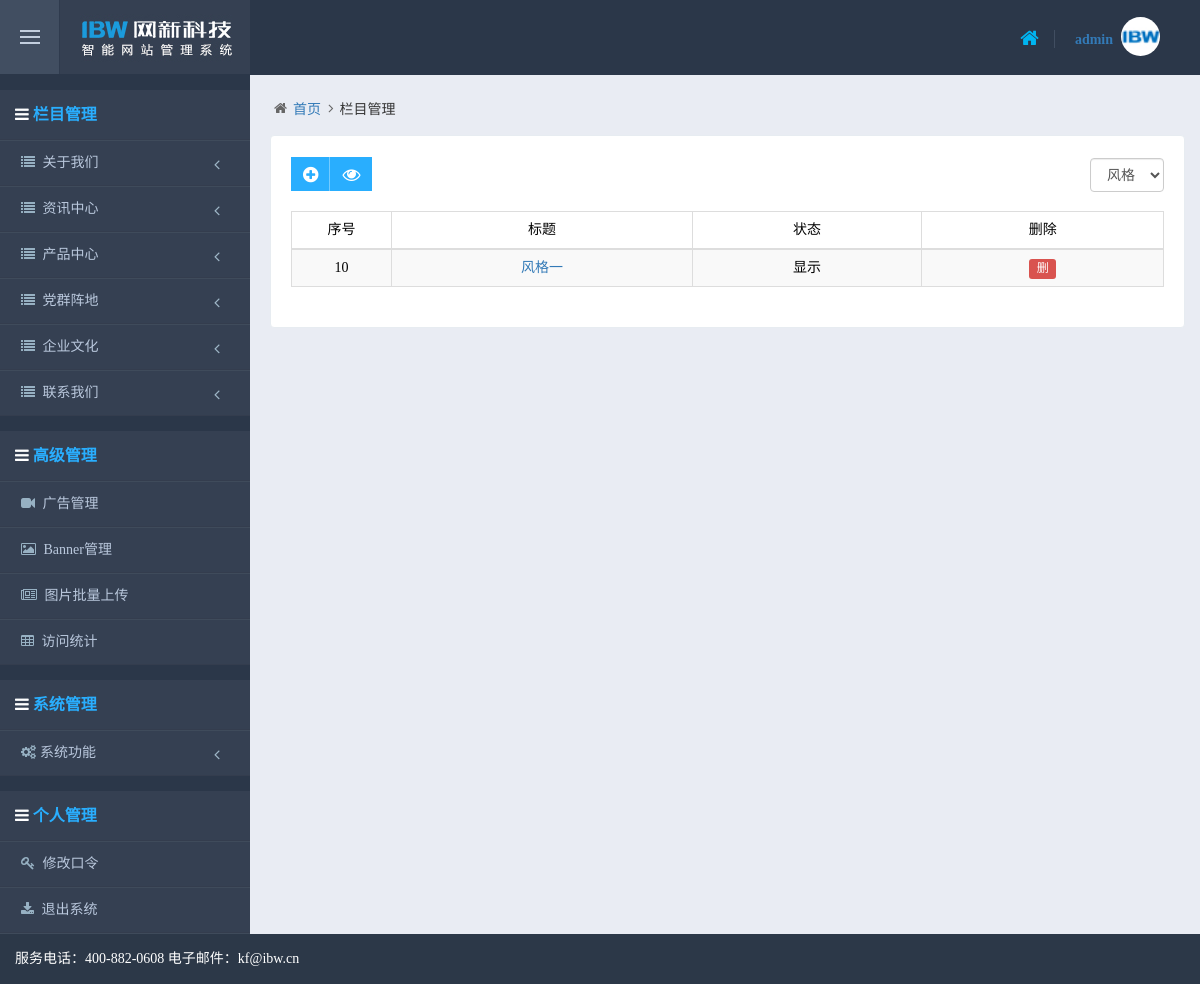
The app's page /manage/catalog_list.php (signed in) with its own data.
### tables this page shows
CREATE TABLE `info_class` (
  `id` varchar(20) NOT NULL DEFAULT '',
  `sortnum` int(10) unsigned NOT NULL DEFAULT '0',
  `name` varchar(50) NOT NULL DEFAULT '',
  `pic` varchar(200) DEFAULT NULL,
  `content` text,
  `files` text,
  `info_state` varchar(10) NOT NULL DEFAULT '',
  `max_level` tinyint(1) unsigned NOT NULL DEFAULT '0',
  `has_sub` tinyint(1) unsigned NOT NULL DEFAULT '0',
  `sub_content` tinyint(1) unsigned NOT NULL DEFAULT '0',
  `sub_pic` tinyint(1) unsigned NOT NULL DEFAULT '0',
  `hasViews` tinyint(1) unsigned NOT NULL DEFAULT '0',
  `hasState` tinyint(1) unsigned NOT NULL DEFAULT '0',
  `hasPic` tinyint(1) unsigned NOT NULL DEFAULT '0',
  `hasAnnex` tinyint(1) unsigned NOT NULL DEFAULT '0',
  `hasIntro` tinyint(1) unsigned NOT NULL DEFAULT '0',
  `hasContent` tinyint(1) unsigned NOT NULL DEFAULT '0',
  `hasWebsite` tinyint(1) unsigned NOT NULL DEFAULT '0',
  `hasAuthor` tinyint(1) unsigned NOT NULL DEFAULT '0',
  `hasSource` tinyint(1) unsigned NOT NULL DEFAULT '0',
  `hasKeyword` tinyint(1) unsigned NOT NULL DEFAULT '0',
  `state` tinyint(1) unsigned NOT NULL DEFAULT '0',
  `hasPics` tinyint(1) unsigned DEFAULT '0',
  `hasPic2` tinyint(1) unsigned DEFAULT '0',
  `hasContent2` tinyint(1) unsigned DEFAULT '0',
  `hasContent3` tinyint(1) unsigned DEFAULT '0',
  `hasContent4` tinyint(1) unsigned DEFAULT '0',
  `hasContent5` tinyint(1) unsigned DEFAULT '0',
  `hasContent6` tinyint(1) unsigned DEFAULT '0',
  `en_name` varchar(50) DEFAULT NULL,
  `hasDescription` tinyint(1) NOT NULL DEFAULT '0',
  `keyword` varchar(200) DEFAULT NULL,
  `description` varchar(200) DEFAULT NULL,
  PRIMARY KEY (`id`),
  KEY `sortnum` (`sortnum`)
);

CREATE TABLE `advanced` (
  `id` int(10) unsigned NOT NULL DEFAULT '0',
  `sortnum` int(10) unsigned NOT NULL DEFAULT '0',
  `name` varchar(50) NOT NULL DEFAULT '',
  `default_file` varchar(50) NOT NULL DEFAULT '',
  `state` tinyint(1) unsigned NOT NULL DEFAULT '0',
  PRIMARY KEY (`id`),
  UNIQUE KEY `id` (`id`)
);

CREATE TABLE `catalog` (
  `id` int(10) NOT NULL,
  `class_id` int(10) NOT NULL,
  `sortnum` int(20) NOT NULL,
  `title` varchar(100) DEFAULT NULL,
  `state` int(10) NOT NULL,
  KEY `id` (`id`)
);

### config.php (called while the page is built, shortened)
<?
$config["db_host"] = "localhost";
$config["db_user"] = "root";
$config["db_pass"] = "";
$config["db_name"] = "newphp6";

### include/onlyDB.php (called while the page is built, shortened)
<?
class onlyDB
{
	var $dbHost       = "";
	var $dbUser       = "";
	var $dbPassword   = "";
	var $dbName       = "";
	var $linkId;
	function onlyDB($dbHost, $dbUser, $dbPassword, $dbName = "")
	{
		$this->dbHost      = $dbHost;
		$this->dbUser      = $dbUser;
		$this->dbPassword  = $dbPassword;
		$this->dbName      = $dbName;
	}
	function connect()
	{
		$this->linkId = mysql_connect($this->dbHost, $this->dbUser, $this->dbPassword);
		if ($this->dbName)
		{
			return $this->select_db($this->dbName);
		}
		return true;
	}
	function select_db($dbName)
	{
		$rt = mysql_select_db($dbName);
		if (!$rt)
		{
			raise( new OnlyException( $this->error() ) );
		}
		else
		{
			$this->dbName = $dbName;
		}
		return $rt;
	}
	function query($query)
	{
		$rt = mysql_query($query, $this->linkId);
		return $rt;
	}
	function fetch_array($result, $fetchModule = MYSQL_ASSOC)
	{
		return mysql_fetch_array($result, $fetchModule);
	}
}
?>

### manage/isadmin.php (called while the page is built, shortened)
<?php
$session_admin_grade	= $_SESSION["ADMIN_GRADE"];
?>

### manage/init.php (called while the page is built, shortened)
<?
require("../config.php");
require("../include/onlyDB.php");
require("../include/page.php");
$db	= new onlyDB($config["db_host"], $config["db_user"], $config["db_pass"], $config["db_name"]);
$sql = "select * from config_base where id=1";
$rst = $db->query($sql);
?>

### include/page.php (called while the page is built, shortened)
<?
function Page($page, $pageCount, $baseURL = "", $mask = "<%PAGE%>")
{
	if (!$baseURL)
	{
		$baseURL = $_SERVER["PHP_SELF"] . "?";
		$baseURL .= 'page=' . $mask;
	}
	else
	{
		$baseURL .= 'page=' . $mask;
	}
	$pageCount = $pageCount ? $pageCount : 1;
 	$pages  = "<font>( <font color='red'>" . $page . "</font> / " . $pageCount . " )&nbsp;&nbsp;";
	$pages .= "<a title='First Page' style='text-decoration:none;color:black;' " . ($page > 1 ? "href='" . str_replace($mask, 1, $baseURL) . "'" : "") . "><b>首页</b></a>&nbsp;&nbsp;";
	$pages .= "<a title='Provious Page' style='text-decoration:none;color:black;' " . ($page > 1 ? "href='" . str_replace($mask, $page - 1, $baseURL) . "'" : "") . "><b>上一页</b></a>&nbsp;&nbsp;";
	$pages .= "<a title='Next Page' style='text-decoration:none;color:black;' " . ($page < $pageCount ? "href='" . str_replace($mask, $page + 1, $baseURL) . "'" : "") . "><b>下一页</b></a>&nbsp;&nbsp;";
	 $pages .= "<a title='Last Page' style='text-decoration:none;color:black;' " . ($page < $pageCount ? "href='" . str_replace($mask, $pageCount, $baseURL) . "'" : "") . "><b>末页</b></a>&nbsp;&nbsp;</font>";
	$pages .= "<select name='page' onchange=\"window.location=this.options[this.selectedIndex].value\">\n";
	for ($i = 1; $i <= $pageCount; $i++)
	{
		$URL = str_replace($mask, $i, $baseURL);
		if ($page == $i)
		{
			$pages .= "<option value='$i' selected>$i</option>\n";
		}
		else
		{
			$pages .= "<option value=\"$URL\">$i</option>\n";
		}
	}
	$pages .= "</select>";
	return $pages;
}
?>

### manage/catalog_list.php (the view, shortened to what this page needs)
<?
require(dirname(__FILE__) . "/init.php");
require(dirname(__FILE__) . "/isadmin.php");
require(dirname(__FILE__) . "/config.php");
$class_id		= trim($_GET["class_id"]);
$page			= (int)$_GET["page"] > 0 ? (int)$_GET["page"] : 1;
$db = new onlyDB($config["db_host"], $config["db_user"], $config["db_pass"], $config["db_name"]);
if (empty($class_id))
{
	$sql = "select id, name, add_deny, delete_deny from catalog_class order by sortnum asc limit 1";
}
else
{
	$sql = "select id, name, add_deny, delete_deny from catalog_class where id=$class_id";
}
$rst = $db->query($sql);
if ($row = $db->fetch_array($rst))
{
	$class_id			= $row["id"];
	$class_delete_deny	= $row["delete_deny"];
}
else
{
	$db->close();
	info("请增加链接分类！", "main.php");
}
$listUrl	= "catalog_list.php?class_id=$class_id&page=$page";
$editUrl	= "catalog_edit.php?class_id=$class_id";
?>
<!DOCTYPE html>
<html lang="zh-CN">
<head>
<link href="themes/plugins/bootstrap/css/bootstrap.min.css" rel="stylesheet" />
<link href="themes/fonts/font-awesome/css/font-awesome.min.css" rel="stylesheet" />
<link href="themes/plugins/uniform/css/uniform.default.css" rel="stylesheet" />
<link href="themes/css/shy.css" rel="stylesheet" />
<link href="themes/css/shy-skin.css" rel="stylesheet" />
</head>
<body>
<?
	require_once("header.php");
?>
<div class="page-container clearfix">
	<div class="page-content-wrapper">
		<?
		require_once("menu.php");
		?>
		<div class="page-content">
			<ul class="page-breadcrumb breadcrumb">
				<li><i class="fa fa-home"></i><a href="index.php">首页</a></li>
				<li><i class="fa fa-angle-right"></i>栏目管理</li>
			</ul>
			<div class="row">
				<div class="col-md-12">
					<div class="portlet light">
						<div class="portlet-title">
							<div class="row">
								<div class="col-md-6 col-sm-6 col-xs-12 ">
									<div class="caption"><a class="btn btn-shy btn-default tooltips" href="<?=$editUrl?>" data-placement="top" data-original-title="添加信息"><i class="fa fa-plus-circle"></i></a> <a class="btn btn-shy btn-default tooltips" href="<?=$listUrl?>" data-placement="top" data-original-title="刷新列表"><i class="fa fa-eye"></i></a></div>
								</div>
								<div class="col-md-6 col-sm-6 col-xs-12 ">
									<div class="sch-form pull-right"  style="height:40px">
										<select class="form-control" name="select_class" onChange="window.location='?class_id=' + this.options[this.selectedIndex].value;">
											<?
											$sql = "select id, name from catalog_class order by sortnum asc";
											$rst = $db->query($sql);
											while ($row = $db->fetch_array($rst)){
												if ($class_id == $row["id"]){
											?>
												<option value="<?echo $row["id"]?>" selected><?echo $row["name"]?></option>
											<?
												}else{
											?>
												<option value="<?echo $row["id"]?>"><?echo $row["name"]?></option>
											<?
												}
											}
											?>
										</select>
                                    </div>
								</div>
							</div>
						</div>
						<div class="portlet-body table-responsive">
						<form >
							<table class="table table-striped table-bordered table-hover table-checkable order-column dataTable no-footer" id="sample_1">
								<thead>
									<tr>
										<th width="100" class="text-center">序号</th>
					                    <th class="text-center">标题</th>
					                    <th class="text-center hidden-xs">状态</th>
										<?
										if($class_delete_deny == 0){
										?>
											<th class="text-center">删除</th>
										<?
										}
										?>
									</tr>
								</thead>
								<tbody>
									<?
									$page_size		= DEFAULT_PAGE_SIZE;
									$sql = "select id, class_id, sortnum, title, state from catalog where class_id=$class_id order by sortnum asc";
					                $sql .= " limit " . ($page - 1) * $page_size . ", " . $page_size;
					                $rst = $db->query($sql);
					                while ($row = $db->fetch_array($rst)){
					                ?>
					                <tr class="<?if($i%2==1){echo "odd";}else{echo "even";}?>" >
					                	<th class="text-center"><?=$row["sortnum"]?></th>
										<th class="text-center "><a href="<?=$editUrl?>&id=<?=$row["id"]?>"><?=$row["title"]?></a></th>
										<th class="text-center hidden-xs">
											<?
											switch ($row["state"]){
												case 1:
													echo "显示";
													break;
											}
											?>
										</th>
										<?
										if($class_delete_deny == 0){
										?>
											<th class="text-center"><a class="label label-sm label-danger tooltips" href="<?=$listUrl?>&id=<?=$row["id"]?>" data-placement="top" data-original-title="删除" onClick="return confirm('该操作将同时删除此栏目下所有信息，删除后不能恢复。确定删除此栏目[<?=$row["name"]?>]吗？');">删</a></th>
										<?
										}
										?>
					                </tr>
					                <?
									}
									?>
								</tbody>
							</table>
							</form>
						</div>
					</div>
				</div>
			</div>
		</div>
	</div>
</div>
<?
	require_once("foot.php");
?>
</body>
</html>

### manage/menu.php (shortened to what this page needs)
<?
$db = new onlyDB($config["db_host"], $config["db_user"], $config["db_pass"], $config["db_name"]);
?>
<div class="page-sidebar-wrapper">
	<div class="page-sidebar navbar-collapse collapse">
		<ul class="page-sidebar-menu" data-slide-speed="200">
			<li class="heading"> <i class="fa fa-navicon"></i> 栏目管理</li>
            <?
            $sql = "select id, name, state from info_class where id like '" . CLASS_SPACE . "' order by sortnum asc";
			$rst = $db->query($sql);
			while ($row = $db->fetch_array($rst))
			{
				if ($session_admin_grade == ADMIN_HIDDEN || $session_admin_grade == ADMIN_SYSTEM || $session_admin_grade == ADMIN_ADVANCED || hasBegin4Include($session_admin_popedom, $row["id"]) == true)
				{
			?>
			<li class="nav-item">
				<a href="javascript:;" class="nav-toggle"> <i class="fa fa-list"></i> <span class="title"><?=$row["name"]?></span><span class="arrow"></span></a>
					<?
					$sql  = "select id, name from info_class where id like '" . $row["id"] . CLASS_SPACE . "' order by sortnum asc";
					?>
			</li>
			<?
				}
            }
            if ($session_admin_grade == ADMIN_HIDDEN || $session_admin_grade == ADMIN_SYSTEM || count($session_admin_advanced) > 0)
			{
			?>
			<li class="heading"> <i class="fa fa-navicon"></i> 高级管理</li>
        	<?
        		if ($session_admin_grade == ADMIN_HIDDEN){
				$sql = "select id, name, default_file from advanced where state>0 order by sortnum asc limit 20";
				}else{
				$sql = "select id, name, default_file from advanced where state=1 order by sortnum asc limit 20";
				}
				$rst = $db->query($sql);
				while ($row = $db->fetch_array($rst))
				{
					if ($session_admin_grade == ADMIN_HIDDEN || $session_admin_grade == ADMIN_SYSTEM || hasInclude($session_admin_advanced, $row["id"]) == true)
					{
				?>
				<li class="nav-item">
					<a href="<?=$row["default_file"]?>" class="nav-toggle"> <i class="fa fa-ico<?=$row["id"]?>"></i> <span class="title"><?=$row["name"]?></span></a>
	            </li>
				<?
					}
	            }
	        ?>
			<?
            }
            if ($session_admin_grade == ADMIN_HIDDEN || $session_admin_grade == ADMIN_SYSTEM)
			{
			?>
			<li class="heading"> <i class="fa fa-navicon"></i> 系统管理</li>
			<li class="nav-item"><a href="javascript:;" class="nav-toggle"><i class="fa fa-cogs"></i><span  class="title">系统功能</span><span class="arrow"></span> </a>
			</li>
			<?
            }
			?>
			<li class="heading"> <i class="fa fa-navicon"></i> 个人管理</li>
			<li class="nav-item"><a href="admin_changepass.php" class="nav-toggle"> <i class="fa fa-key"></i> <span class="title">修改口令</span></a></li>
			<li class="nav-item"><a href="logout.php" class="nav-toggle" onClick="if (confirm('确定要退出吗？')) return true; else return false;"> <i class="fa  fa-download"></i> <span class="title">退出系统</span></a></li>
		</ul>
	</div>
</div>

### records on screen
info_class: name "关于我们"
info_class: name "资讯中心"
info_class: name "产品中心"
info_class: name "党群阵地"
info_class: name "企业文化"
info_class: name "联系我们"
advanced: name "广告管理"
advanced: name "Banner管理"
advanced: name "图片批量上传"
advanced: name "访问统计"
catalog: sortnum "10", title "风格一", state "显示"

### other values on screen
$_SESSION["ADMIN_NAME"] "admin"
form field select_class "风格"
